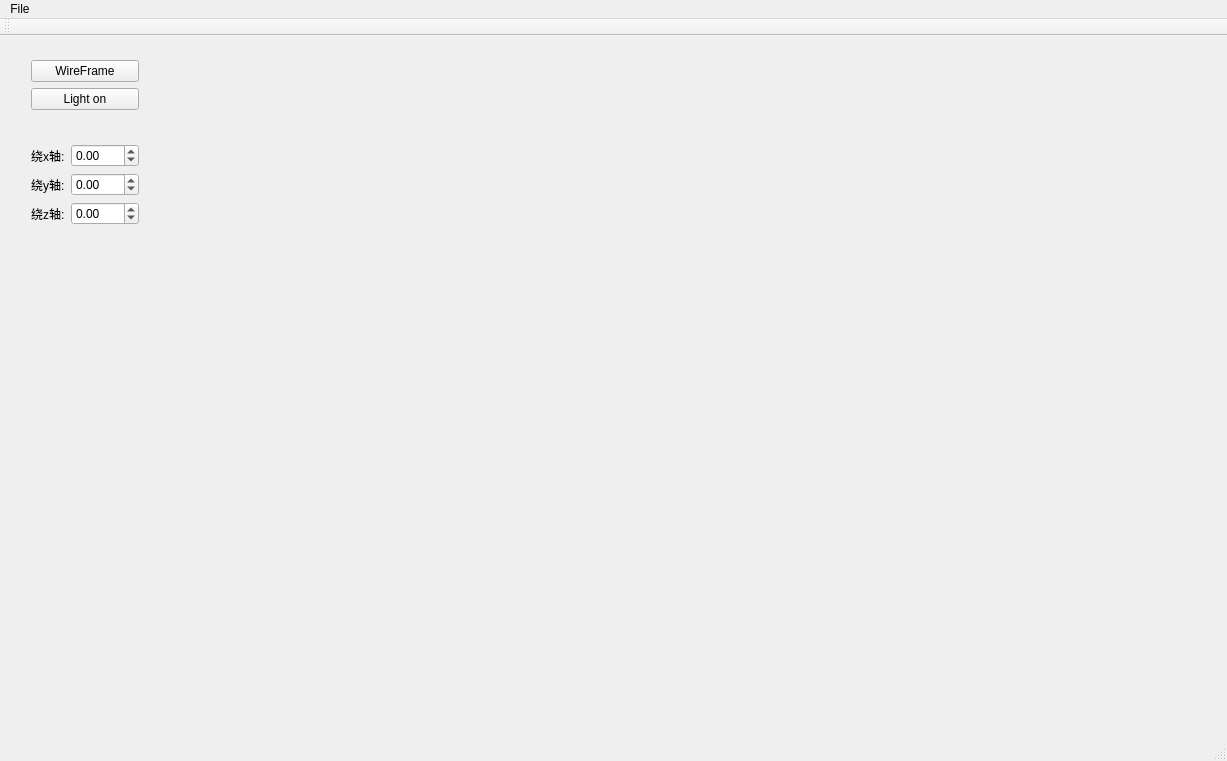
<?xml version="1.0" encoding="UTF-8"?>
<ui version="4.0">
 <class>openglWindow</class>
 <widget class="QMainWindow" name="openglWindow">
  <property name="geometry">
   <rect>
    <x>0</x>
    <y>0</y>
    <width>1227</width>
    <height>761</height>
   </rect>
  </property>
  <property name="minimumSize">
   <size>
    <width>1227</width>
    <height>761</height>
   </size>
  </property>
  <property name="windowTitle">
   <string>openglWindow</string>
  </property>
  <widget class="QWidget" name="centralWidget">
   <widget class="QWidget" name="">
    <property name="geometry">
     <rect>
      <x>20</x>
      <y>10</y>
      <width>1161</width>
      <height>671</height>
     </rect>
    </property>
    <layout class="QFormLayout" name="formLayout">
     <item row="0" column="0">
      <layout class="QVBoxLayout" name="verticalLayout">
       <item>
        <widget class="QPushButton" name="WireFrame_BTN">
         <property name="text">
          <string>WireFrame</string>
         </property>
        </widget>
       </item>
       <item>
        <widget class="QPushButton" name="Light_BTN">
         <property name="text">
          <string>Light on</string>
         </property>
        </widget>
       </item>
       <item>
        <spacer name="verticalSpacer_2">
         <property name="orientation">
          <enum>Qt::Vertical</enum>
         </property>
         <property name="sizeHint" stdset="0">
          <size>
           <width>20</width>
           <height>28</height>
          </size>
         </property>
        </spacer>
       </item>
       <item>
        <layout class="QHBoxLayout" name="horizontalLayout">
         <item>
          <widget class="QLabel" name="label">
           <property name="text">
            <string>绕x轴:</string>
           </property>
          </widget>
         </item>
         <item>
          <widget class="QDoubleSpinBox" name="doubleSpinBox">
           <property name="cursor">
            <cursorShape>ArrowCursor</cursorShape>
           </property>
           <property name="mouseTracking">
            <bool>false</bool>
           </property>
           <property name="minimum">
            <double>-360.000000000000000</double>
           </property>
           <property name="maximum">
            <double>360.000000000000000</double>
           </property>
          </widget>
         </item>
        </layout>
       </item>
       <item>
        <layout class="QHBoxLayout" name="horizontalLayout_3">
         <item>
          <widget class="QLabel" name="label_3">
           <property name="text">
            <string>绕y轴:</string>
           </property>
          </widget>
         </item>
         <item>
          <widget class="QDoubleSpinBox" name="doubleSpinBox_2">
           <property name="minimum">
            <double>-360.000000000000000</double>
           </property>
           <property name="maximum">
            <double>360.000000000000000</double>
           </property>
          </widget>
         </item>
        </layout>
       </item>
       <item>
        <layout class="QHBoxLayout" name="horizontalLayout_2">
         <item>
          <widget class="QLabel" name="label_2">
           <property name="text">
            <string>绕z轴:</string>
           </property>
          </widget>
         </item>
         <item>
          <widget class="QDoubleSpinBox" name="doubleSpinBox_3">
           <property name="minimum">
            <double>-360.000000000000000</double>
           </property>
           <property name="maximum">
            <double>360.000000000000000</double>
           </property>
          </widget>
         </item>
        </layout>
       </item>
       <item>
        <spacer name="verticalSpacer">
         <property name="orientation">
          <enum>Qt::Vertical</enum>
         </property>
         <property name="sizeHint" stdset="0">
          <size>
           <width>86</width>
           <height>478</height>
          </size>
         </property>
        </spacer>
       </item>
      </layout>
     </item>
     <item row="0" column="1">
      <layout class="QVBoxLayout" name="verticalLayout_3"/>
     </item>
    </layout>
   </widget>
   <zorder>layoutWidget</zorder>
   <zorder>label</zorder>
   <zorder>layoutWidget</zorder>
   <zorder>layoutWidget_2</zorder>
   <zorder>spinBox_2</zorder>
   <zorder>verticalSpacer_2</zorder>
  </widget>
  <widget class="QMenuBar" name="menuBar">
   <property name="geometry">
    <rect>
     <x>0</x>
     <y>0</y>
     <width>1227</width>
     <height>27</height>
    </rect>
   </property>
   <widget class="QMenu" name="menu">
    <property name="title">
     <string>File</string>
    </property>
    <addaction name="actionImport"/>
    <addaction name="actionExport"/>
   </widget>
   <addaction name="menu"/>
  </widget>
  <widget class="QToolBar" name="mainToolBar">
   <attribute name="toolBarArea">
    <enum>TopToolBarArea</enum>
   </attribute>
   <attribute name="toolBarBreak">
    <bool>false</bool>
   </attribute>
  </widget>
  <widget class="QStatusBar" name="statusBar"/>
  <action name="actionImport">
   <property name="text">
    <string>import</string>
   </property>
  </action>
  <action name="actionExport">
   <property name="text">
    <string>export</string>
   </property>
  </action>
 </widget>
 <layoutdefault spacing="6" margin="11"/>
 <resources/>
 <connections/>
</ui>
